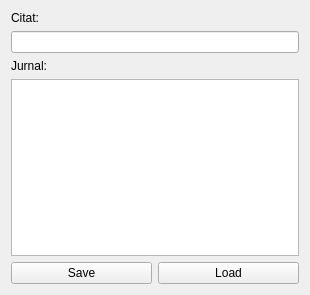
<?xml version="1.0" encoding="UTF-8"?>
<ui version="4.0">
 <class>Jurnal</class>
 <widget class="QWidget" name="Jurnal">
  <property name="geometry">
   <rect>
    <x>0</x>
    <y>0</y>
    <width>310</width>
    <height>295</height>
   </rect>
  </property>
  <property name="windowTitle">
   <string>Jurnal App</string>
  </property>
  <layout class="QGridLayout" name="gridLayout">
   <item row="1" column="0" colspan="2">
    <widget class="QLineEdit" name="citat"/>
   </item>
   <item row="3" column="0" colspan="2">
    <widget class="QPlainTextEdit" name="intrare_jurnal"/>
   </item>
   <item row="5" column="0">
    <widget class="QPushButton" name="save_btn">
     <property name="text">
      <string>Save</string>
     </property>
    </widget>
   </item>
   <item row="5" column="1">
    <widget class="QPushButton" name="load_btn">
     <property name="text">
      <string>Load</string>
     </property>
    </widget>
   </item>
   <item row="0" column="0">
    <widget class="QLabel" name="Citat_label">
     <property name="text">
      <string>Citat:</string>
     </property>
    </widget>
   </item>
   <item row="2" column="0">
    <widget class="QLabel" name="Jurnal_label">
     <property name="text">
      <string>Jurnal:</string>
     </property>
    </widget>
   </item>
  </layout>
 </widget>
 <resources/>
 <connections/>
</ui>
